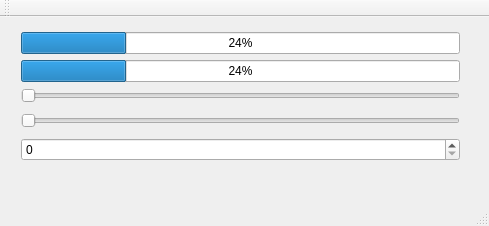
<?xml version="1.0" encoding="UTF-8"?>
<ui version="4.0">
 <class>MainWindow</class>
 <widget class="QMainWindow" name="MainWindow">
  <property name="geometry">
   <rect>
    <x>0</x>
    <y>0</y>
    <width>489</width>
    <height>226</height>
   </rect>
  </property>
  <property name="windowTitle">
   <string>MainWindow</string>
  </property>
  <widget class="QWidget" name="centralWidget">
   <widget class="QWidget" name="">
    <property name="geometry">
     <rect>
      <x>10</x>
      <y>0</y>
      <width>461</width>
      <height>160</height>
     </rect>
    </property>
    <layout class="QVBoxLayout" name="verticalLayout_2">
     <item>
      <layout class="QVBoxLayout" name="verticalLayout">
       <item>
        <widget class="QProgressBar" name="progressBar_2">
         <property name="value">
          <number>24</number>
         </property>
        </widget>
       </item>
       <item>
        <widget class="QProgressBar" name="progressBar">
         <property name="value">
          <number>24</number>
         </property>
        </widget>
       </item>
       <item>
        <widget class="QSlider" name="horizontalSlider">
         <property name="orientation">
          <enum>Qt::Horizontal</enum>
         </property>
        </widget>
       </item>
      </layout>
     </item>
     <item>
      <widget class="QSlider" name="horizontalSlider_2">
       <property name="orientation">
        <enum>Qt::Horizontal</enum>
       </property>
      </widget>
     </item>
     <item>
      <widget class="QSpinBox" name="spinBox"/>
     </item>
    </layout>
   </widget>
  </widget>
  <widget class="QMenuBar" name="menuBar">
   <property name="geometry">
    <rect>
     <x>0</x>
     <y>0</y>
     <width>489</width>
     <height>28</height>
    </rect>
   </property>
  </widget>
  <widget class="QToolBar" name="mainToolBar">
   <attribute name="toolBarArea">
    <enum>TopToolBarArea</enum>
   </attribute>
   <attribute name="toolBarBreak">
    <bool>false</bool>
   </attribute>
  </widget>
  <widget class="QStatusBar" name="statusBar"/>
 </widget>
 <layoutdefault spacing="6" margin="11"/>
 <resources/>
 <connections>
  <connection>
   <sender>horizontalSlider</sender>
   <signal>valueChanged(int)</signal>
   <receiver>progressBar_2</receiver>
   <slot>setValue(int)</slot>
   <hints>
    <hint type="sourcelabel">
     <x>90</x>
     <y>128</y>
    </hint>
    <hint type="destinationlabel">
     <x>104</x>
     <y>68</y>
    </hint>
   </hints>
  </connection>
 </connections>
</ui>
